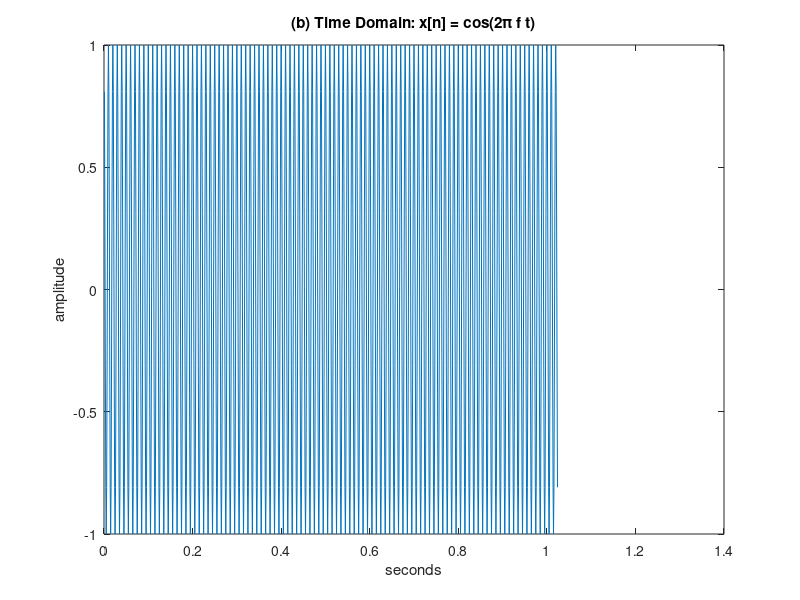
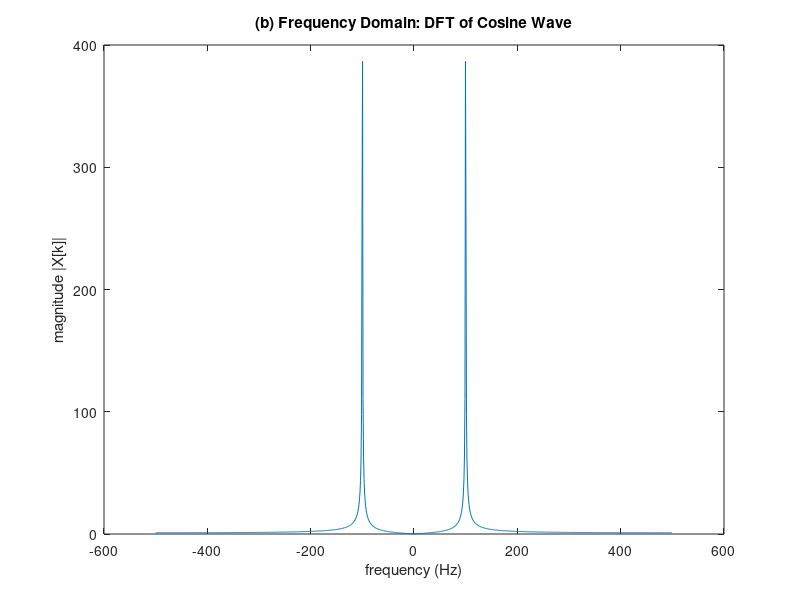

These charts were generated, in order, by the following MATLAB code:
% --- MATLAB/Octave Script for DFT: Part (c) for signal (b) ---
% --- This is specsin2.m, but with sin changed to cos ---

clear; clc; close all;

% --- 1. Set up parameters (from specsin2.m) ---
f=100; Ts=1/1000; time=10.0;     % freq, sampling interval, time
t=Ts:Ts:time;                    % define a time vector

% --- 2. Create the signal x[n] from part (b) ---
% THIS IS THE ONLY CHANGE
w=cos(2*pi*f*t);                 % define the sinusoid as a COSINE

% --- 3. Compute the DFT (same as specsin2.m) ---
N=2^10;                          % size of analysis window
ssf=(-N/2:N/2-1)/(Ts*N);         % frequency vector
fw=fft(w(1:N));                  % do DFT/FFT on the first N samples
fws=fftshift(fw);                % shift it for plotting

% --- 4. Plot the results (same as specsin2.m) ---
figure(1);
plot(t(1:N), w(1:N));             % plot the waveform
xlabel('seconds'); ylabel('amplitude');
title('(b) Time Domain: x[n] = cos(2\pi f t)');

figure(2);
plot(ssf, abs(fws));             % plot magnitude spectrum
xlabel('frequency (Hz)'); ylabel('magnitude |X[k]|');
title('(b) Frequency Domain: DFT of Cosine Wave');
